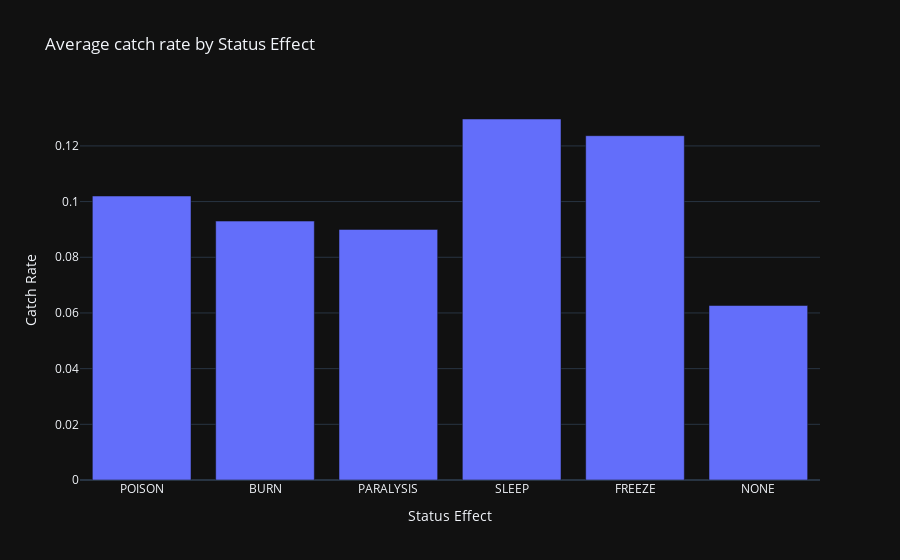

Source (notebook cell):
### Code cell
fig = px.bar(
    x = list(map(lambda status : status.name, catchrate_by_variant.keys())), 
    y = list(catchrate_by_variant.values()), 
    title = "Average catch rate by Status Effect",
    labels= {
        "x": "Status Effect",
        "y": "Catch Rate"
    }
)
fig.show()

### Figure 1 — Plotly figure (JSON) as saved in the notebook; plotly's stock layout.template omitted (floating-point values rounded to 4 significant figures)
{"data": [{"alignmentgroup": "True", "hovertemplate": "Status Effect=%{x}<br>Catch Rate=%{y}<extra></extra>", "legendgroup": "", "marker": {"color": "#636efa", "pattern": {"shape": ""}}, "name": "", "offsetgroup": "", "orientation": "v", "showlegend": false, "textposition": "auto", "x": ["POISON", "BURN", "PARALYSIS", "SLEEP", "FREEZE", "NONE"], "xaxis": "x", "y": [0.102, 0.093, 0.09, 0.1297, 0.1237, 0.06267], "yaxis": "y", "type": "bar"}], "layout": {"xaxis": {"anchor": "y", "domain": [0.0, 1.0], "title": {"text": "Status Effect"}}, "yaxis": {"anchor": "x", "domain": [0.0, 1.0], "title": {"text": "Catch Rate"}}, "legend": {"tracegroupgap": 0}, "title": {"text": "Average catch rate by Status Effect"}, "barmode": "relative"}}
